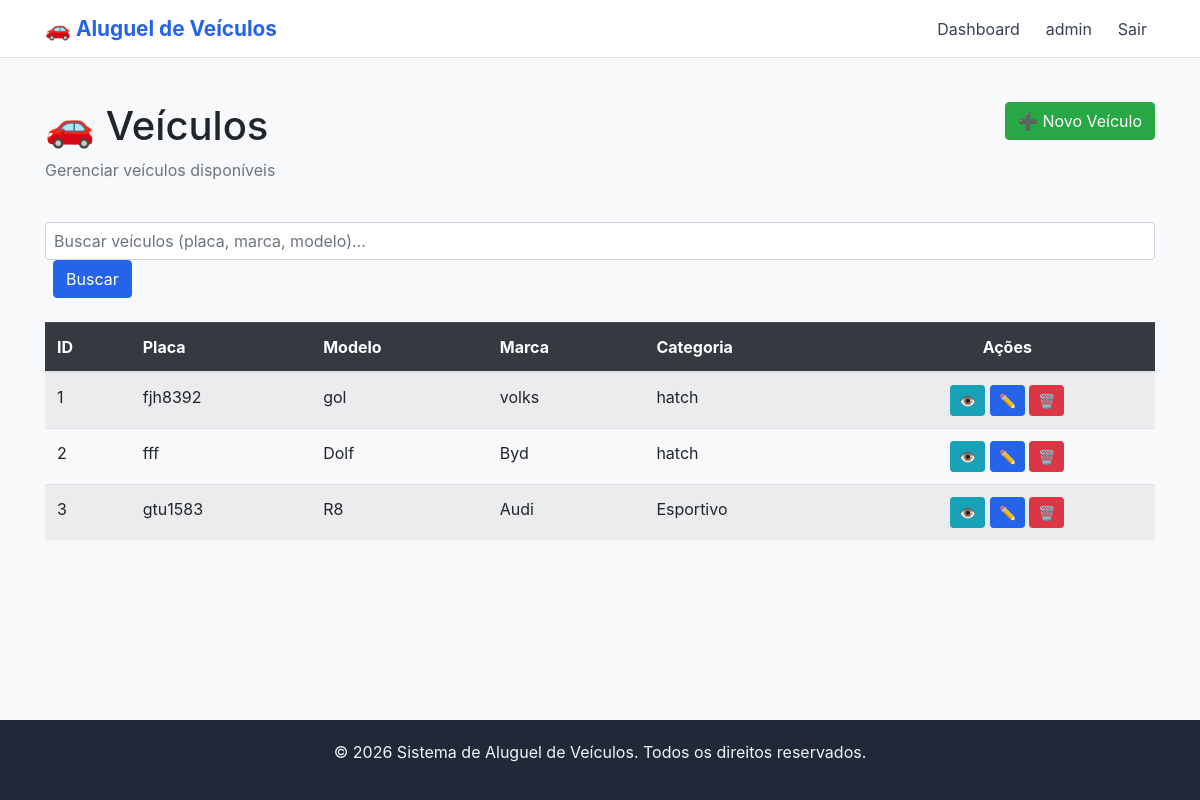
Page /portal/veiculos/ (signed in) on the earlier database version.
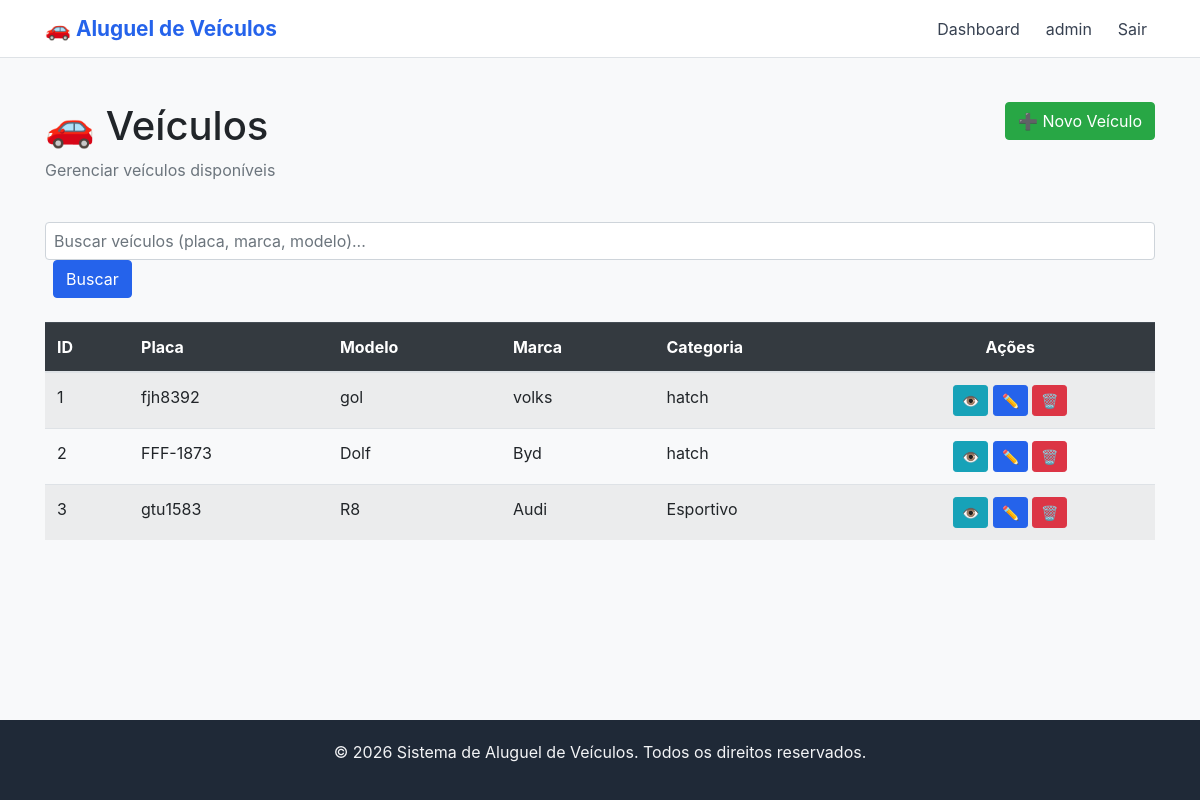
Same page on the later database version.
### core/models.py (models this page shows, shortened)
class Veiculo(models.Model):
    STATUS_CHOICES = [
        ('disponivel', 'Disponível'),
        ('alugado', 'Alugado'),
        ('manutencao', 'Manutenção'),
    ]
    categoria = models.ForeignKey(Categoria, on_delete=models.CASCADE, related_name='veiculos')
    placa = models.CharField(max_length=20, unique=True)
    marca = models.CharField(max_length=50)
    modelo = models.CharField(max_length=50)
    ano = models.IntegerField()
    quilometragem = models.IntegerField(default=0)
    status = models.CharField(max_length=20, choices=STATUS_CHOICES, default='disponivel')
    features = models.JSONField(
        default=list,
        blank=True,
        help_text='Lista de features/equipamentos do veículo (ex: ar condicionado, direção hidráulica, etc.)'
    )
    class Meta:
        verbose_name = "Veículo"
        verbose_name_plural = "Veículos"

class Categoria(models.Model):
    nome = models.CharField(max_length=100, unique=True)
    descricao = models.TextField(blank=True, null=True)
    preco_diaria = models.DecimalField(max_digits=8, decimal_places=2)
    class Meta:
        verbose_name = "Categoria"
        verbose_name_plural = "Categorias"

### core/views.py (the view)
# urls.py: path('portal/veiculos/', VeiculoListView.as_view(), name='veiculo-list'),
class VeiculoListView(LoginRequiredMixin, SearchMixin, ListView):
    model = Veiculo
    template_name = 'portal/veiculo_list.html'
    context_object_name = 'veiculos'
    paginate_by = 10
    login_url = 'login'
    search_fields = ['placa', 'marca', 'modelo']

### core/views.py (called while the page is built)
    def get_queryset(self):
        queryset = super().get_queryset()
        query = self.request.GET.get('q')
        if query and self.search_fields:
            q_objects = Q()
            for field in self.search_fields:
                q_objects |= Q(**{f"{field}__icontains": query})
            queryset = queryset.filter(q_objects)
        return queryset

    def get_context_data(self, **kwargs):
        context = super().get_context_data(**kwargs)
        context['search_query'] = self.request.GET.get('q', '')
        return context

### templates/portal/veiculo_list.html (shortened to what this page needs)
{% extends "base.html" %}
{% block content %}
<div class="mt-4 mb-4">
    <div class="row mb-4">
        <div class="col-md-8">
            <h1>🚗 Veículos</h1>
            <p class="text-muted">Gerenciar veículos disponíveis</p>
        </div>
        <div class="col-md-4 text-right">
            <a href="{% url 'veiculo-create' %}" class="btn btn-success">➕ Novo Veículo</a>
        </div>
    </div>
    <div class="row mb-4">
        <div class="col-md-12">
            <form method="get" class="form-inline">
                <input type="text" name="q" class="form-control" placeholder="Buscar veículos (placa, marca, modelo)..." value="{{ search_query }}" style="width: 100%; padding: 8px;">
                <button type="submit" class="btn btn-primary ml-2" style="margin-left: 10px;">Buscar</button>
            </form>
        </div>
    </div>
    {% if veiculos %}
        <div class="table-responsive">
            <table class="table table-hover table-striped">
                <thead class="table-dark">
                    <tr>
                        <th>ID</th>
                        <th>Placa</th>
                        <th>Modelo</th>
                        <th>Marca</th>
                        <th>Categoria</th>
                        <th class="text-center">Ações</th>
                    </tr>
                </thead>
                <tbody>
                    {% for veiculo in veiculos %}
                        <tr>
                            <td>{{ veiculo.pk }}</td>
                            <td>{{ veiculo.placa }}</td>
                            <td>{{ veiculo.modelo }}</td>
                            <td>{{ veiculo.marca }}</td>
                            <td>{{ veiculo.categoria.nome }}</td>
                            <td class="text-center">
                                <a href="{% url 'veiculo-detail' veiculo.pk %}" class="btn btn-sm btn-info">👁️</a>
                                <a href="{% url 'veiculo-update' veiculo.pk %}" class="btn btn-sm btn-primary">✏️</a>
                                <a href="{% url 'veiculo-delete' veiculo.pk %}" class="btn btn-sm btn-danger">🗑️</a>
                            </td>
                        </tr>
                    {% endfor %}
                </tbody>
            </table>
        </div>
    {% else %}
        <div class="alert alert-info"><h4>Nenhum veículo encontrado</h4></div>
    {% endif %}
</div>
{% endblock %}

Differences in the rows shown:
changed Veiculo "Dolf": placa "fff" → "FFF-1873"
